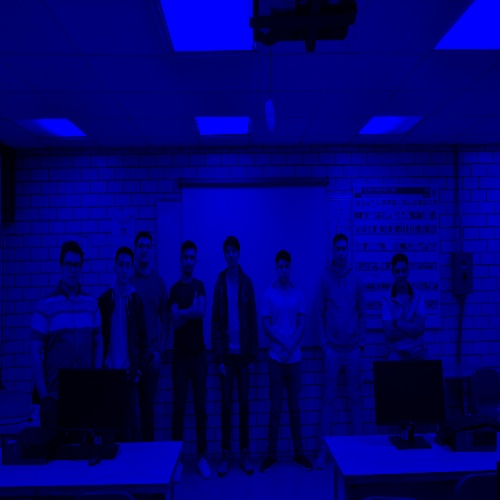
#> input picture Border_Detection/b.jpg, 500 x 500 px
$ python Border_detection_Robinson.py
#> lines starting #> are read from the running program, lines starting #| are printed output that depends on the picture
#Deteccion de bordes Robinson
import numpy as np
import cv2
import math

ima_1 = cv2.imread("b.jpg")
#> ima_1 is the input picture: shape (500, 500, 3); mean B, G, R 111.3, 0.5, 0.6
ima_1_res = cv2.resize(ima_1,(500,500))
ima_1_res = np.array(ima_1_res , dtype= float)
M , N , L = ima_1_res.shape
#> M = 500; N = 500; L = 3

E_D_G = np.zeros((M,N), dtype= float)
for M2 in range(0,M,1):
    for N2 in range(0,N,1):
        valor_pixel = int((ima_1_res[M2, N2, 2] * 0.299) + (ima_1_res[M2, N2, 1] * 0.587) + (ima_1_res[M2, N2, 0] * 0.114))
        E_D_G[M2,N2] = valor_pixel
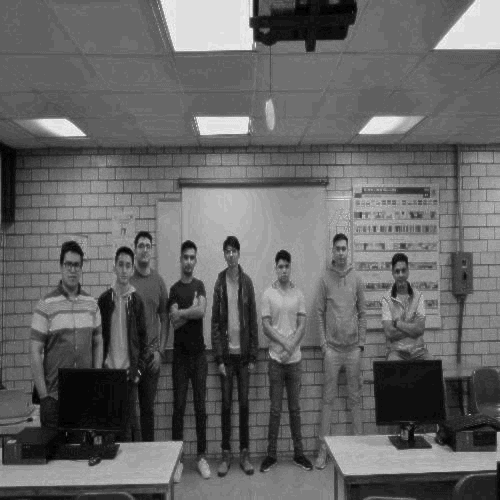
#> E_D_G: shape (500, 500) float64; min 0, max 32, mean 12.6; drawn with min black and max white

#----------0° X------------
B_0 = np.zeros((M,N),np.uint8)
for M2 in range(1, M-1):
    for N2 in range(1, N-1):
        border = int(-E_D_G[M2-1,N2-1] + E_D_G[M2-1,N2+1] - 2*E_D_G[M2,N2-1] + 2*E_D_G[M2,N2+1] - E_D_G[M2+1,N2-1] + E_D_G[M2+1,N2+1])
        if(border < 0):
            B_0[M2, N2] = 0
        else:
            B_0[M2, N2] = border
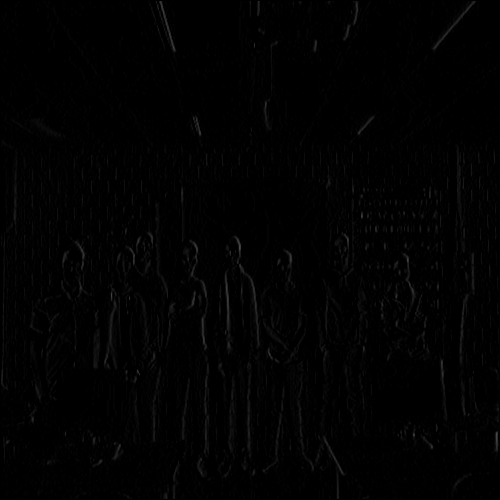
#> B_0: shape (500, 500); min 0, max 75, mean 1.9

#----------45° X------------
B_45 = np.zeros((M,N),np.uint8)
for M2 in range(1, M-1):
    for N2 in range(1, N-1):
        border = int(E_D_G[M2-1,N2] + 2*E_D_G[M2-1,N2+1] - E_D_G[M2,N2-1] + E_D_G[M2,N2+1] - 2*E_D_G[M2+1,N2-1] - E_D_G[M2+1,N2])
        if(border < 0):
            B_45[M2, N2] = 0
        else:
            B_45[M2, N2] = border

#----------90° X------------
B_90 = np.zeros((M,N),np.uint8)
for M2 in range(1, M-1):
    for N2 in range(1, N-1):
        border = int(E_D_G[M2-1,N2-1] + 2*E_D_G[M2-1,N2] + E_D_G[M2-1,N2+1] - 1*E_D_G[M2+1,N2-1] - 2*E_D_G[M2+1,N2] - 1*E_D_G[M2+1,N2+1])
        if(border < 0):
            B_90[M2, N2] = 0
        else:
            B_90[M2, N2] = border

#----------135° X------------
B_135 = np.zeros((M,N),np.uint8)
for M2 in range(1, M-1):
    for N2 in range(1, N-1):
        border = int(2*E_D_G[M2-1,N2-1] + E_D_G[M2-1,N2] + E_D_G[M2,N2-1] - 1*E_D_G[M2,N2+1] - E_D_G[M2+1,N2] - 2*E_D_G[M2+1,N2+1])
        if(border < 0):
            B_135[M2, N2] = 0
        else:
            B_135[M2, N2] = border
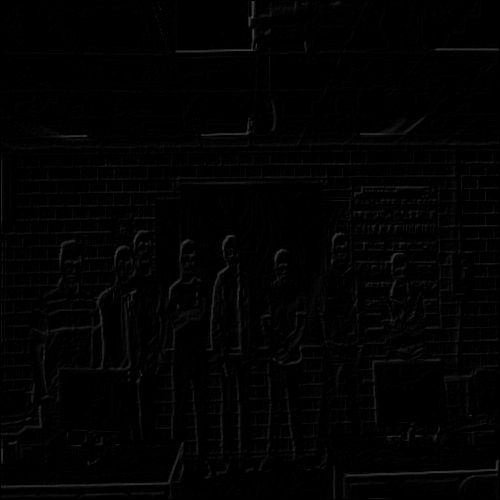
#> B_135: shape (500, 500); min 0, max 71, mean 2.3

#----------180° X------------
B_180 = np.zeros((M,N),np.uint8)
for M2 in range(1, M-1):
    for N2 in range(1, N-1):
        border = int(E_D_G[M2-1,N2-1] - E_D_G[M2-1,N2+1] + 2*E_D_G[M2,N2-1] - 2*E_D_G[M2,N2+1] + E_D_G[M2+1,N2-1] - E_D_G[M2+1,N2+1])
        if(border < 0):
            B_180[M2, N2] = 0
        else:
            B_180[M2, N2] = border

#----------225° X------------
B_225 = np.zeros((M,N),np.uint8)
for M2 in range(1, M-1):
    for N2 in range(1, N-1):
        border = int(-E_D_G[M2-1,N2] - 2*E_D_G[M2-1,N2+1] + E_D_G[M2,N2-1] - E_D_G[M2,N2+1] + 2*E_D_G[M2+1,N2-1] + E_D_G[M2+1,N2])
        if(border < 0):
            B_225[M2, N2] = 0
        else:
            B_225[M2, N2] = border

#----------270° X------------
B_270 = np.zeros((M,N),np.uint8)
for M2 in range(1, M-1):
    for N2 in range(1, N-1):
        border = int(-E_D_G[M2-1,N2-1] - 2*E_D_G[M2-1,N2] - E_D_G[M2-1,N2+1] + E_D_G[M2+1,N2-1] + 2*E_D_G[M2+1,N2] + E_D_G[M2+1,N2+1])
        if(border < 0):
            B_270[M2, N2] = 0
        else:
            B_270[M2, N2] = border

#----------315° X------------
B_315 = np.zeros((M,N),np.uint8)
for M2 in range(1, M-1):
    for N2 in range(1, N-1):
        border = int(-2*E_D_G[M2-1,N2-1] - E_D_G[M2-1,N2] - E_D_G[M2,N2-1] + E_D_G[M2,N2+1] + E_D_G[M2+1,N2] + 2*E_D_G[M2+1,N2+1])
        if(border < 0):
            B_315[M2, N2] = 0
        else:
            B_315[M2, N2] = border

cv2.imshow('Bordes_0', B_0)
cv2.waitKey(0) #Espera una tecla
cv2.imwrite("robinson_0.jpg",B_0)
cv2.imshow('Bordes_45', B_45)
cv2.waitKey(0) #Espera una tecla
cv2.imwrite("robinson_45.jpg",B_45)
cv2.imshow('Bordes_90', B_90)
cv2.waitKey(0) #Espera una tecla
cv2.imwrite("robinson_90.jpg",B_90)
cv2.imshow('Bordes_135', B_135)
cv2.waitKey(0) #Espera una tecla
cv2.imwrite("robinson_135.jpg",B_135)
cv2.imshow('Bordes_180', B_180)
cv2.waitKey(0) #Espera una tecla
cv2.imwrite("robinson_180.jpg",B_180)
cv2.imshow('Bordes_225', B_225)
cv2.waitKey(0) #Espera una tecla
cv2.imwrite("robinson_225.jpg",B_225)
cv2.imshow('Bordes_270', B_270)
cv2.waitKey(0) #Espera una tecla
cv2.imwrite("robinson_270.jpg",B_270)
cv2.imshow('Bordes_315', B_315)
cv2.waitKey(0) #Espera una tecla
cv2.imwrite("robinson_315.jpg",B_315)
cv2.destroyAllWindows() #Finaliza procesos"""
